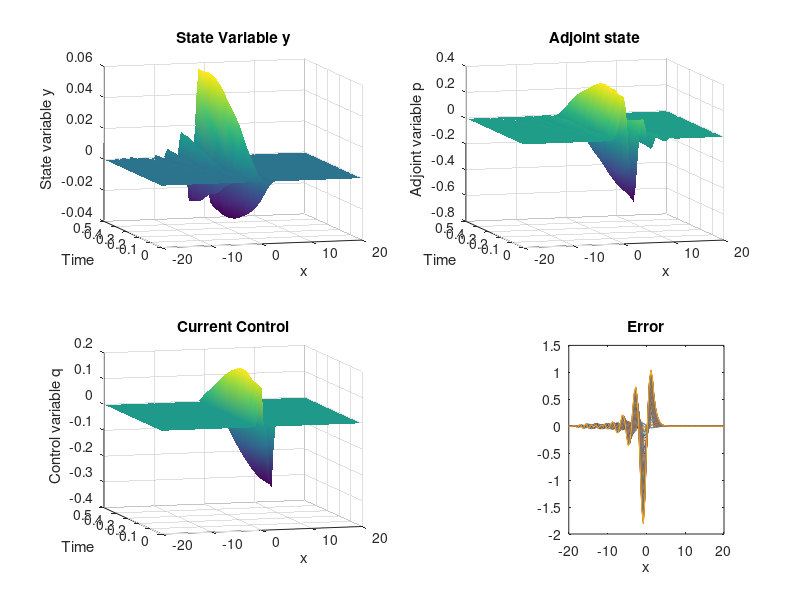

MATLAB code for this plot: (Note: this script raises an error after producing the figure.)
function [q,y,args] = optimizationKdV()
    
    ClearClose();

    args = CreateParameters();
    args.matrices = BuildMatrices(args);
    
    
%% Uncomment if you want to test one forward/backward simulation of a soliton    
%     args.kappa = 1.0;
%     args.x0 = -2.0;
%     args.xend = 5.0;
%     args.y0 = 12*args.kappa^2*sech(args.kappa*(args.chebyGL - args.x0)).^2;%valeurs aux chebypoints
%     q = 0.0*ones(args.nmax+2, args.N+1);
%     y = solveState(q,args);
%     plottedsteps=1:2:size(y.spatial,1);
%     [tg,xg] = meshgrid(args.tdata(plottedsteps),args.chebyGL(1:end));
%     set(gcf,'Position',[200,200,1500,1000])
%     subplot(1,2,1);
%     surf(xg,tg,y.spatial(plottedsteps,:)');
%     args.yobs = zeros(size(y.spatial));
%     args.yspecobs = zeros(size(y.spec)); 
%     p = solveAdjoint(q,y,args);
%     subplot(1,2,2);
%     plottedsteps2=1:2:size(p.spatial,1);
%     [tg2,xg2] = meshgrid(args.tdata(plottedsteps2),args.chebyGL(1:end));
%     surf(xg2,tg2,p.spatial(plottedsteps2,:)');


%% Uncomment if you want to test one forward simulation of a flow
 % encountering an isolated disturbance    
%    args.y0 = zeros(1,args.N+1);
%    q = 0.0*ones(args.nmax+2, args.N+1);
%    bumpvalue = 1.0;
%    bumpleft = args.N/2;
%    bumpright = args.N/2 + 5;
%    q(:,bumpleft) = bumpvalue;
%    q(:,bumpright) = -bumpvalue;
%    y = solveState(q,args);
%    plottedsteps=1:2:size(y.spatial,1);
%    [tg,xg] = meshgrid(args.tdata(plottedsteps),args.chebyGL(1:end));
%    set(gcf,'Position',[200,200,1500,1000])
%    surf(xg,tg,y.spatial(plottedsteps,:)');



%% Uncomment if you want to check gradient/hessian
%    q = 1.0*ones(args.nmax+1, args.N+1);
%    CheckGradient(q, q, @solveState, @solveAdjoint, ...
%        @computeJ, @computeJp, args);
%    CheckHessian(q, q, @solveState, @solveAdjoint, ...
%        @solveTangent, @solveDFH, @computeJ, @computeJpp, args);

%% Uncomment if goal is: make a soliton vanish at fixed time
%     args.kappa = 1.0;
%     args.x0 = -2.0;
%     args.xend = 5.0;
%     % initial soliton
%     args.y0 = 12*args.kappa^2*sech(args.kappa*(args.chebyGL - args.x0)).^2;
%     args.dy0 = zeros(size(args.chebyGL));
%     % final observation shall be zero
%     args.yobs = zeros(1,args.N+1);
%     args.yspecobs = args.matrices.trialT\(args.yobs)';
    
%% Uncomment if goal is: make a wave generated by point sources vanish
%     q = 0.0*ones(args.nmax+2, args.N+1);
%     bumpvalue = 10.0;
%     bumpleft = args.N/2;
%     bumpright = args.N/2 + 5;
%     q(:,bumpleft) = bumpvalue;
%     q(:,bumpright) = -bumpvalue;
%     y = solveState(q,args);
%     args.y0 = y.spatial(end,:);
%     args.dy0 = zeros(size(args.chebyGL));
%     args.yobs = zeros(1,args.N+1);
%     args.yspecobs = args.matrices.trialT\(args.yobs)';

%% Uncomment if goal is inverseproblem :find the source that created this
%% wave profile
     q = 0.0*ones(args.nmax+2, args.N+1);
     bumpvalue = 10.0;
     bumpleft = args.N/2;
     bumpright = args.N/2 + 5;
     q(:,bumpleft) = bumpvalue;
     q(:,bumpright) = -bumpvalue;
     args.y0 = zeros(1,args.N+1);
     y = solveState(q,args);
     args.dy0 = zeros(size(args.chebyGL));
     args.yobs = y.spatial;
     args.yspecobs = y.spec;
% 
% 
%     
%%  Start of the continuation strategy
    fprintf('Continuation strategy...\n');
    
    q = zeros(args.nmax+1,args.N+1);%initialization of the control
    
    for i=1:size(args.gammaArray,2)
        gamma = args.gammaArray(i);% regularization term in 1/gamma
        fprintf('gamma = %d \n', gamma);
        update = 1;
        iter=0;

        y = solveState(q,args);% one forward simulation for y
        p = solveAdjoint(q,y,args);% one backward simulation for p
        
        L2NormInTimeP = sqrt(args.dt*sum((p.spatial).*(p.spatial)));
        for k=1:(args.N+1)    % check norm 0           
            if (L2NormInTimeP(k) <= args.epsilon)
                L2NormInTimeP(k) = args.alpha - args.epsilon;
            end
        end   
        ActiveSet = repmat(L2NormInTimeP > args.alpha,args.nmax+1,1);
        F = q - gamma/2*repmat(max(0,1-args.alpha./L2NormInTimeP),...
            args.nmax+1,1).*(p.spatial);
        normF = sqrt(sum(args.dt*sum(F.^2)))
        if (normF<args.tolNewton)
                update = 0;
        end

        while(update) %% Newton loop
            profile on;

            iter = iter+1;
            fprintf('Semi-smooth Newton method, gamma = %d, iteration %d\n',...
                gamma, iter);
            beta = 1;
            GradF = @(dq) ComputeOptCondGradient(q,dq,y,p,...
                        L2NormInTimeP,ActiveSet,gamma,...
                        @solveTangent,@solveDFH,args);

            [dq,success,residual,itermeth] = gmres(GradF,-F(:),[],10^-7);
            q = q + beta*reshape(dq,args.nmax+1,args.N+1);

            y = solveState(q,args);% one forward simulation for y
            p = solveAdjoint(q,y,args);% one backward simulation for p
            
            L2NormInTimeP = sqrt(args.dt*sum((p.spatial).*(p.spatial)));
            for k=1:(args.N+1)    % check norm 0           
                if (L2NormInTimeP(k) <= args.epsilon)
                    L2NormInTimeP(k) = args.alpha - args.epsilon;
                end
            end
            ActiveSet = repmat(L2NormInTimeP > args.alpha,args.nmax+1,1);
            F = q - gamma/2*repmat(max(0,1-args.alpha./L2NormInTimeP),...
                args.nmax+1,1).*(p.spatial);
            normFprev = normF;
            normF = sqrt(sum(args.dt*sum(F.^2)))
            if((normF < args.tolNewton) || (iter > args.iterNewton) || ...
                    abs(normF - normFprev) < 1e-4)
                update = 0;
            end
        end % end Newton loop
        myvisu(y.spatial,p.spatial,q,gamma,args);
    end % end gamma loop
end

function ClearClose()   
    % Close all figures including those with hidden handles
    close all hidden;

    % Store all the currently set breakpoints in a variable
    temporaryBreakpointData=dbstatus('-completenames');

    % Clear functions and their persistent variables (also clears breakpoints 
    % set in functions)
    clear functions;

    % Restore the previously set breakpoints
    dbstop(temporaryBreakpointData);

    % Clear global variables
    clear global;

    % Clear variables (including the temporary one used to store breakpoints)
    clear variables;
end

function args = CreateParameters()

    % Mesh
    args.D = 20; %domain is -50..50
    args.N = 160; %number of points
    args.k = args.N:-1:0;

    %Creation of Chebyshev Gauss-Lobatto points - our nodal basis
    args.chebyGL = cos(args.k*pi/args.N)*args.D;
    args.npoints = size(args.chebyGL,2);
    args.spacestep = [(args.chebyGL(2:end) - args.chebyGL(1:end-1))] ;

    %time argseters
    args.dt = 0.01;% time step for simulation
    args.tmax = 0.5;% maximum time for simulation
    args.nmax = round(args.tmax/args.dt);% induced number of time steps
    args.tdata = args.dt*(0:1:(args.nmax+1));

    % Optimization argseters
    args.alpha = 0.1;
    args.iterNewton = 20;
    args.tolNewton = 1e-5;
    args.epsilon = 1e-8;
    args.tolgmres = 1e-8;

    % Continuation strategy
    args.gammaArray = 2.^[1:20];
    %[10 100 500 1000 3000 7000 10000 30000 70000 100000 250000 500000 750000 1000000];

    % Misc
    args.coeffNL = 1.0;

    % Optimization stuff (for fsolve)
    args.optimOpt.TolFun = 1e-5;
    args.optimOpt.Jacobian = 'on';
    args.optimOpt.DerivativeCheck = 'off';
    args.optimOpt.Display = 'off';
    %optimOpt.Algorithm = 'levenberg-marquardt';
    args.optimOpt.JacobMult = [];
    
    % default init
    args.y0 = zeros(1,args.N+1);
    args.dy0 = zeros(1,args.N+1);
    args.yobs = zeros(args.nmax+2,args.N+1);
    args.yspecobs = zeros(args.nmax+2,args.N-2);
    args.q = 0.0*ones(args.nmax+1, args.N+1);

end

function matrices = BuildMatrices(args)

    % Creation of Legendre polynomia
    LP = zeros(args.N+1, args.npoints);
    for i=0:args.N
    aux = legendre(i,args.chebyGL/args.D);
    LP(i+1,:) = aux(1,:);
    end

    % Creation of basis funtions for the dual petrov galerkin method - our spectral basis
    LP0 = LP(1:end-3,:);
    LP1 = LP(2:end-2,:);
    LP2 = LP(3:end-1,:);
    LP3 = LP(4:end,:);
    j = 0:(args.N-3);
    jm1 = 1:(args.N-2);
    jm2 = 2:(args.N-1);
    jm3 = 3:args.N;
    j1 = -1:(args.N-4);
    j2 = -2:(args.N-5);
    j3 = -3:(args.N-6);

    coeff = (2*j+3)./(2*j+5);
    diagcoeff = spdiags(coeff',0,args.N-2,args.N-2);
    LP1 = diagcoeff*LP1;
    LP3 = diagcoeff*LP3;
    trial = LP0 - LP1 - LP2 + LP3;
    test = LP0 + LP1 - LP2 - LP3;

    % Creation of the matrices

    % mass matrix
    mdiag0 = 2./(2*j+1) - 2*(2*j+3)./((2*j+5).^2) + 2./(2*j+5) - ...
        2*(2*j+3).^2./((2*j+7).*(2*j+5).*(2*j+5));
    mdiag1 = 6./(2*j1+7);
    mdiag2 = -2./(2*j2+5)+2*(2*j2+3)./((2*j2+5).*(2*j2+9));
    mdiag3 = -2*(2*j3+3)./((2*j3+5).*(2*j3+7));
    mdiagm1 = -6./(2*jm1+5);
    mdiagm2 = -2./(2*jm2+1) + 2*(2*jm2-1)./((2*jm2+1).*(2*jm2+5));
    mdiagm3 = 2*(2*jm3-3)./((2*jm3-1).*(2*jm3+1));
    M =args.D*spdiags([mdiagm3' mdiagm2' mdiagm1' mdiag0'...
        mdiag1' mdiag2' mdiag3'],...
        -3:3, args.N-2, args.N-2);

    % matrix for linear transport term 
    pdiag0 = 4*(2*j+3)./(2*j+5);
    pdiag1 = -8./(2*j1+7);
    pdiag2 = -2*(2*j2+3)./(2*j2+5);
    pdiagm1 = 8./(2*jm1+5);
    pdiagm2 = -2*(2*jm2-1)./(2*jm2+1);
    P = spdiags([pdiagm2' pdiagm1' pdiag0' pdiag1' pdiag2'],...
        -2:2, args.N-2, args.N-2);

    % matrix for 3rd order term
    sdiag0 =2*(2*j+3).^2;
    S = 1.0/(args.D^2)*spdiags(sdiag0',0,args.N-2,args.N-2);

    % mass matrix for trial basis only (to compute adjoint)
    adiag0 = -2./(2*j+5) + 8./(2*j+7) + 2./(2*j+1);
    adiag1 = -2./(2*j1+5) + 2./(2*j1+7) - 2*(2*j1+3)./((2*j1+5).*(2*j1+7));
    adiag2 = -2./(2*j2+5) - 2*(2*j2+3)./((2*j2+5).*(2*j2+9));
    adiag3 = 2*(2*j3+3)./((2*j3+5).*(2*j3+7));
    adiagm1 = -2./(2*j+5) + 2./(2*j+7) - 2*(2*j+3)./((2*j+5).*(2*j+7));
    adiagm2 = -2./(2*j+5) - 2*(2*j+3)./((2*j+5).*(2*j+9));
    adiagm3 = 2*(2*j+3)./((2*j+5).*(2*j+7));
    A = args.D*spdiags([adiagm3' adiagm2' adiagm1' adiag0' adiag1' adiag2' adiag3'], ...
        -3:3, args.N-2, args.N-2);

    % Fill in the structure
    matrices.A = A;
    matrices.M = M;
    matrices.MT = M';
    matrices.MTInv = inv(M');
    matrices.S = S;
    matrices.P = P;
    matrices.PT = P';
    matrices.test = test;
    matrices.trial = trial;
    matrices.trialT = trial';
    matrices.testT = test';
    matrices.testTInv = pinv(test');
    matrices.trialT = trial';
    matrices.trialTInv = pinv(trial');
    matrices.left=0.5*(M +args.dt*S);
    matrices.leftInv = inv(matrices.left);
    matrices.leftTInv = inv(matrices.left');
    matrices.right=0.5*(M -args.dt*S);
    matrices.rightT=matrices.right';
    matrices.M_leftTinv_dt = matrices.leftTInv*args.dt;
    matrices.M_leftTinv_rightT = matrices.leftTInv*(matrices.rightT);

end

%% %%%%%%%%%%%%%%%% solveState functions %%%%%%%%%%%%%%%%
function y = solveState(q, args)
    % parameters
    dt=args.dt;
    nmax=args.nmax;
    N=args.N;
    coeffNL=args.coeffNL;
    matrices = args.matrices;
    
    % state variables
    y.spatial = zeros(nmax+2,N+1);% spatial domain
    y.spec = zeros(nmax+2,N-2);% spectral domain
    
    % initialization
    yspec0 = matrices.trialT\(args.y0)';
    y.spatial(1,:) = args.y0;
    y.spec(1,:) = yspec0; 
    qspec = matrices.trialT\q';
    qspec=qspec';

    % first time step in the spectral space, semi implicit
    NLterm = (args.y0).^2;
    pNLterm=coeffNL*matrices.trialTInv*NLterm';
    yspec1 = matrices.leftInv*((0.5*matrices.M)*yspec0 ...
            + 0.5*dt*(0.5*matrices.P*pNLterm + matrices.P*yspec0...
            + matrices.M*qspec(1,:)'));
    y1 = matrices.trialT*yspec1;
    y.spatial(2,:) = y1;
    y.spec(2,:) = yspec1;

    % Time loop for interior steps - Crank Nicolson Leap Frog scheme
    ym1 = y1;
    yspecm1 = yspec1;
    yspecm2 = yspec0;
    for i=2:nmax
        NLterm = ym1.*ym1;
        pNLterm=coeffNL*matrices.trialTInv*NLterm;
        yspeci = (matrices.leftInv)*( (matrices.right)*yspecm2 ...
          + dt*(0.5*matrices.P*pNLterm...
          + matrices.P*yspecm1 ...
          + matrices.M*qspec(i,:)') );
        yi = matrices.trialT*yspeci;
        ym1 = yi;
        yspecm2 = yspecm1;
        yspecm1 = yspeci;
        y.spec(i+1,:) = yspeci;
        y.spatial(i+1,:) = yi;
    end

    %last step 
    %minv=inv(matrices.M);
    NLterm = ym1.^2;
    pNLterm=coeffNL*matrices.trialTInv*NLterm;
    
    rhs = ((matrices.right)*yspecm2 +...
                0.5*dt*(0.5*matrices.P*pNLterm + matrices.P*yspecm1)...
                + 0.5*matrices.M*yspecm1...
                + 1.0*0.5*dt*matrices.M*qspec(nmax+1,:)');
    [yspecend,success,residual,itermeth] = gmres(matrices.M,rhs,[],args.tolgmres,N-2);
%     yspecend = (minv)*((matrices.right)*yspecm2 +...
%                 0.5*dt*(0.5*matrices.P*pNLterm + matrices.P*yspecm1)...
%                 + 0.5*matrices.M*yspecm1...
%                 + 1.0*0.5*dt*matrices.M*qspec(nmax+1,:)');
    yend = matrices.trialT*yspecend;
    y.spec(end,:) = yspecend;
    y.spatial(end,:) = yend;
end


%% %%%%%%%%%%%%%%%% solveAdjoint functions %%%%%%%%%%%%%%%%
function p = solveAdjoint(q,y,args)
    % parameters
    dt=args.dt;
    nmax=args.nmax;
    N=args.N;
    coeffNL = args.coeffNL;
    matrices = args.matrices;
    
    % state variables
    p.spatial = zeros(nmax+1,N+1);
    p.spec = zeros(nmax+1,N-2);

    yrev = y.spatial(end:-1:1,:);
    yspecrev = y.spec(end:-1:1,:);
    
    % source term
    yspecobsrev = args.yspecobs(end:-1:1,:);
    
    % initialization 
    % M is ill conditionned. One solve the projection problem
    % by minimal residuals
    mt = matrices.MT;
    rhs = -dt*matrices.A*(yspecrev(1,:)' - yspecobsrev(1,:)');
    [pspec0,success,residual,itermeth] = gmres(mt,rhs,[],args.tolgmres,N-2);
    %pspec0 = -matrices.MTInv*(matrices.A'*(y.spec(end,:)' - args.yspecobs));
    p0 = (matrices.testT)*(pspec0);
    p.spatial(1,:) = p0;
    p.spec(1,:) = pspec0;

    % first step
    NLterm = 0.5*2.0*yrev(2,:)'.*(matrices.trialTInv'*(matrices.PT*pspec0));
    pNLterm=coeffNL*matrices.trial*NLterm;
    pspec1 = matrices.leftTInv*(0.5*matrices.MT*pspec0 +...
        0.5*dt*(matrices.PT*pspec0 + pNLterm ...
        - 2.0*matrices.A*(yspecrev(2,:)' - yspecobsrev(2,:)')));
    p1 = matrices.testT*pspec1;
    p.spatial(2,:) = p1;
    p.spec(2,:) = pspec1;
    
    pspecm1 = pspec1;
    pspecm2 = pspec0;
    %Time loop
    for i = 2:nmax
        NLterm = 0.5*2.0*yrev(i+1,:)'.*(matrices.trialTInv'*(matrices.PT*pspecm1));
        pNLterm=coeffNL*matrices.trial*NLterm;
        pspeci = matrices.M_leftTinv_rightT*pspecm2...
            + matrices.M_leftTinv_dt* (matrices.PT*pspecm1 + pNLterm ...
            - matrices.A*(yspecrev(i+1,:)' - yspecobsrev(i+1,:)'));
        pi = matrices.testT*pspeci;
        pspecm2 = pspecm1;
        pspecm1 = pspeci; 
        p.spec(i+1,:) = pspeci;
        p.spatial(i+1,:) = pi;
    end
    p.spec = p.spec(end:-1:1,:);
    p.spatial = p.spatial(end:-1:1,:);
end


%% %%%%%%%%%%%%%%%% CheckGradient functions %%%%%%%%%%%%%%%%
function j = computeJ(q,y,args)
    j = 0.0;
    for i=2:args.nmax+2
        discr = y.spec(i,:) - args.yspecobs(i,:);
        j = j + args.dt*0.5*discr*(args.matrices.A)*discr';
    end
end

function g = computeJp(dq,q,y,p,args)
    nmax = args.nmax;
    dt = args.dt;
    matrices = args.matrices;
    M = matrices.M;
    dq1 = matrices.trialT\dq(1,:)';
    g = -0.5*dt*p.spec(1,:)*M*dq1;
    
    for i=2:nmax
        pi = p.spec(i,:);
        dqi = dq(i,:);
        dqspeci = matrices.trialT\dqi';
        g = g - dt*pi*M*dqspeci;
    end
    dqend =  matrices.trialT\dq(nmax+1,:)';
    g = g -0.5*dt*p.spec(nmax+1,:)*M*dqend;
end

%% %%%%%%%%%%%%%%%% solveTangent functions %%%%%%%%%%%%%%%%
function dy = solveTangent(q, y, dq, args)
    dt=args.dt;
    nmax=args.nmax;
    N=args.N;
    coeffNL = args.coeffNL;
    matrices = args.matrices;

    % Storage matrices
    dy.spatial = zeros(nmax+2,N+1);
    dy.spec = zeros(nmax+2,N-2);

    % initial condition and source in the spectral space
    dyspec0=matrices.trialTInv*(args.dy0)';
    dqspec = matrices.trialTInv*dq';
    dqspec=dqspec';
    dy.spatial(1,:) = args.dy0;
    dy.spec(1,:) = dyspec0;

    %first time step in the spectral space, semi implicit
    NLterm = y.spatial(1,:).*(args.dy0);
    pNLterm = coeffNL*matrices.trialTInv*NLterm';
    dyspec1 = matrices.leftInv*((0.5*matrices.M)*dyspec0 ...
        + 0.5*dt*(matrices.P*pNLterm + matrices.P*dyspec0 ...
        + matrices.M*dqspec(1,:)'));
    dy1 = matrices.trialT*dyspec1;
    dy.spatial(2,:) = dy1;
    dy.spec(2,:) = dyspec1;

    % Time loop
    dym1 = dy1;
    dyspecm1 = dyspec1;
    dyspecm2 = dyspec0;
    for i=2:nmax
        NLterm = y.spatial(i,:)'.*dym1;
        pNLterm = coeffNL*matrices.trialTInv*NLterm;
        dyspeci = (matrices.leftInv)*( (matrices.right)*dyspecm2 ...
          + dt*(matrices.P*pNLterm...
          + matrices.P*dyspecm1 ...
          + matrices.M*dqspec(i,:)') );
        dyi = matrices.trialT*dyspeci;
        dym1 = dyi;
        dyspecm2 = dyspecm1;
        dyspecm1 = dyspeci;
        dy.spec(i+1,:) = dyspeci;
        dy.spatial(i+1,:) = dyi;
    end
    
    % last step
    minv=inv(matrices.M);
    NLterm = y.spatial(nmax+1,:)'.*dym1;
    pNLterm=coeffNL*matrices.trialTInv*NLterm; 
    
     rhs = ((matrices.right)*dyspecm2...
                     + 0.5*dt*(matrices.P*pNLterm + matrices.P*dyspecm1)...
                     + 0.5*matrices.M*dyspecm1...
                     + 1.0*0.5*dt*matrices.M*dqspec(nmax+1,:)');
     [dyspecend,success,residual,itermeth] = gmres(matrices.M,rhs,[],args.tolgmres,N-2);
    
     %dyspecend = (minv)*((matrices.right)*dyspecm2...
     %                + 0.5*dt*(matrices.P*pNLterm + matrices.P*dyspecm1)...
     %                + 0.5*matrices.M*dyspecm1...
     %                + 1.0*0.5*dt*matrices.M*dqspec(nmax+1,:)');
     dyend = matrices.trialT*dyspecend;
     dy.spec(end,:) = dyspecend;
     dy.spatial(end,:) = dyend;
end


%% %%%%%%%%%%%%%%%% solveDFH functions %%%%%%%%%%%%%%%%
function dp = solveDFH(q, y, p, dq, dy, args)
    dt=args.dt;
    nmax=args.nmax;
    N=args.N;
    coeffNL = args.coeffNL;
    matrices = args.matrices;

    %source term
    yrev = y.spatial(end:-1:1,:);
    dyrev = dy.spatial(end:-1:1,:);
    pspecrev=p.spec(end:-1:1,:);
    dyspecrev = dy.spec(end:-1:1,:);

    % Storage array
    dp.spatial = zeros(nmax+1,N+1);
    dp.spec = zeros(nmax+1,N-2);

    %initial condition
    mt = matrices.MT;
    rhs = -dt*matrices.A*(dyspecrev(1,:)');
    [dpspec0,success,residual,itermeth] = gmres(mt,rhs,[],args.tolgmres,N-2);
    %dpspec0= matrices.MTInv*(matrices.A*(-dy.spec(end,:)'));
    dp0 = (matrices.testT)*(dpspec0);
    dp.spatial(1,:) = dp0;
    dp.spec(1,:) = dpspec0;

    %first step

    NLterm = yrev(2,:)'.*(matrices.trialTInv'*(matrices.PT*dpspec0));
    NLterm2 = dyrev(2,:)'.*...
        (matrices.trialTInv'*(matrices.PT*pspecrev(1,:)'));
    pNLterm = coeffNL*matrices.trial*(NLterm+NLterm2);

    dpspec1 = matrices.leftTInv*(0.5*matrices.MT*dpspec0 + ...
        0.5*dt*(matrices.PT*dpspec0 + pNLterm) - dt*matrices.A*(dyspecrev(2,:)'));
    dp1 = matrices.testT*dpspec1;

    dp.spatial(2,:) = dp1;
    dp.spec(2,:) = dpspec1;
    dpspec2 = dpspec0;
    
    % Time loop
    for i = 2:(nmax)
        NLterm = yrev(i+1,:)'.*(matrices.trialTInv'*(matrices.PT*dpspec1));
        NLterm2 = dyrev(i+1,:)'.*...
            (matrices.trialTInv'*(matrices.PT*pspecrev(i,:)'));
        pNLterm = coeffNL*matrices.trial*(NLterm+NLterm2);

        dpspeci=matrices.M_leftTinv_rightT*dpspec2...
                + matrices.M_leftTinv_dt* (matrices.PT*dpspec1 + pNLterm...
                - matrices.A*(dyspecrev(i+1,:)'));
        dpi = matrices.testT*dpspeci;
        dpspec2 = dpspec1;
        dpspec1 = dpspeci; 
        dp.spec(i+1,:) = dpspeci;
        dp.spatial(i+1,:) = dpi;
    end
    %reverse results
    dp.spec = dp.spec(end:-1:1,:);
    dp.spatial = dp.spatial(end:-1:1,:);
end


%% %%%%%%%%%%%%%%%% CheckHessian functions %%%%%%%%%%%%%%%%
function h = computeJpp(q, y, p, dq, dy, dp, args)
    nmax=args.nmax;
    dt=args.dt;
    matrices = args.matrices;
    M = matrices.M;
    
    dq1 = matrices.trialT\dq(1,:)';
    h = -0.5*dt*dp.spec(1,:)*M*dq1;
    for i=2:nmax
        dpi = dp.spec(i,:);
        dqi = dq(i,:);
        dqspeci = matrices.trialT\(dqi');
        h = h - dt*dpi*M*dqspeci;
    end
    dqend =  matrices.trialT\dq(nmax+1,:)';
    h = h -0.5*dt*dp.spec(nmax+1,:)*M*dqend;
end

%% %%%%%%%%%%%%%%%% Misc %%%%%%%%%%%%%%%%
function GradF = ComputeOptCondGradient(q,dq,y,p,...
                        L2NormInTimeP,ActiveSet,gamma,...
                        solveTangent,solveDFH,args)
    nmax=args.nmax;
    N=args.N;
    dt=args.dt;
    dq = reshape(dq,nmax+1,N+1);
    dy = solveTangent(q,y,dq,args);
    dp = solveDFH(q,y,p,dq,dy,args);

    grad1 = repmat(max(0,1-args.alpha./L2NormInTimeP),nmax+1,1).*...
        (dp.spatial);
    grad2 = args.alpha*ActiveSet.*...
        repmat(dt*sum((p.spatial).*(dp.spatial))./(L2NormInTimeP.^3),...
        nmax+1,1).*(p.spatial);
    GradF = dq - 0.5*gamma*(grad1 + grad2);
    GradF = GradF(:);
end


function myvisu(y,p,q,gamma,args,plottedsteps)
    %% 3D - Vizualization
    plottedsteps=1:2:size(y,1);
    [tg,xg] = meshgrid(args.tdata(plottedsteps),args.chebyGL(1:end));
    
    subplot(2,2,1), surf(xg,tg,y(plottedsteps,:)');
    xlabel('x');ylabel('Time');zlabel('State variable y');
    title('State Variable y');
    %axis([-16,16,0,0.5,-1.5,1.5]);
    view(-16,10);
    shading interp;
    
    subplot(2,2,2), surf(xg,tg,p(plottedsteps,:)');
    xlabel('x');ylabel('Time');zlabel('Adjoint variable p');
    title('Adjoint state');
    %axis([-16,16,0,0.5,-0.1,0.1]);
    view(-16,10);
    shading interp;
    
    subplot(2,2,3), surf(xg,tg,q(plottedsteps,:)');
    xlabel('x');ylabel('Time');zlabel('Control variable q');
    title('Current Control');
    %axis([-16,16,0,0.5,-2,3]);
    view(-16,10);
    shading interp;
    
    subplot(2,3,6), plot(args.chebyGL(1:end),y(end,:)-args.yobs);
    xlabel('x');zlabel('Y - Yobs');
    title('Error');

    str = sprintf('Continuation strategy, gamma = %d', gamma);
    suptitle(str);
end

function exportPgfplot3d(filename,xg,tg,var,gamma,args)
    fichier=fopen(strcat(filename,num2str(gamma),'.txt'),'w+');
    fmt=['%6.4f %6.4f %6.4f\n'];
    var2=var(plottedsteps,:)';
    n=size(Y2,1);
    for l=1:size(Y2,2)
        x=xg(:,l);
        t=tg(:,l);
        vec=var2(:,l);
        fprintf(fichier,fmt,[x t vec]');
        fprintf(fichier,'\n');
    end
    fclose(fichier);
end

function exportPgfplot2d(filename,x,var,gamma,args)
    fichier=fopen(strcat(filename,num2str(gamma),'.txt'),'w+');    
    fmt=['%6.4f %6.4f\n'];
    fprintf(fichier,fmt,[x var]');
    fprintf(fichier,'\n');
    fclose(fichier);
end